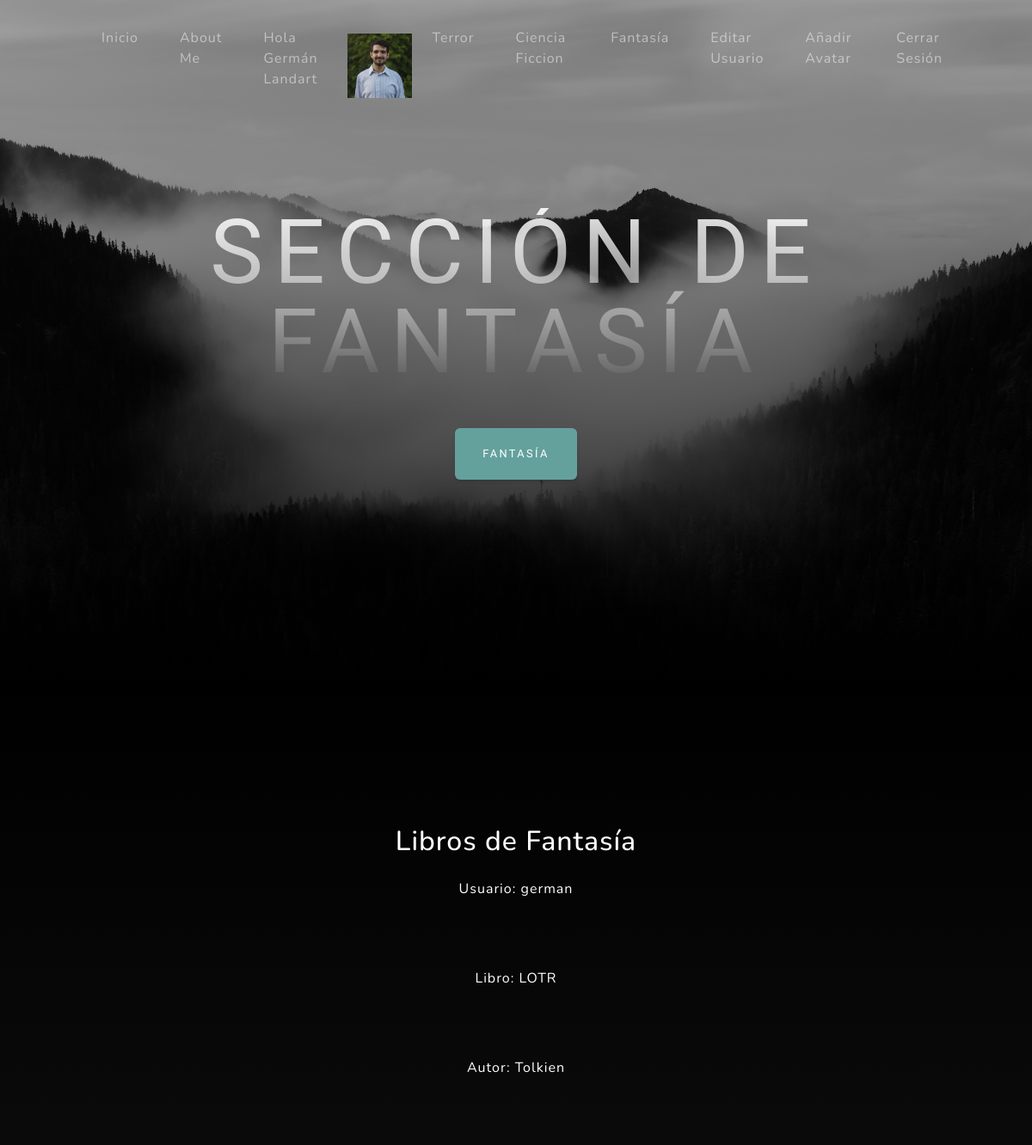
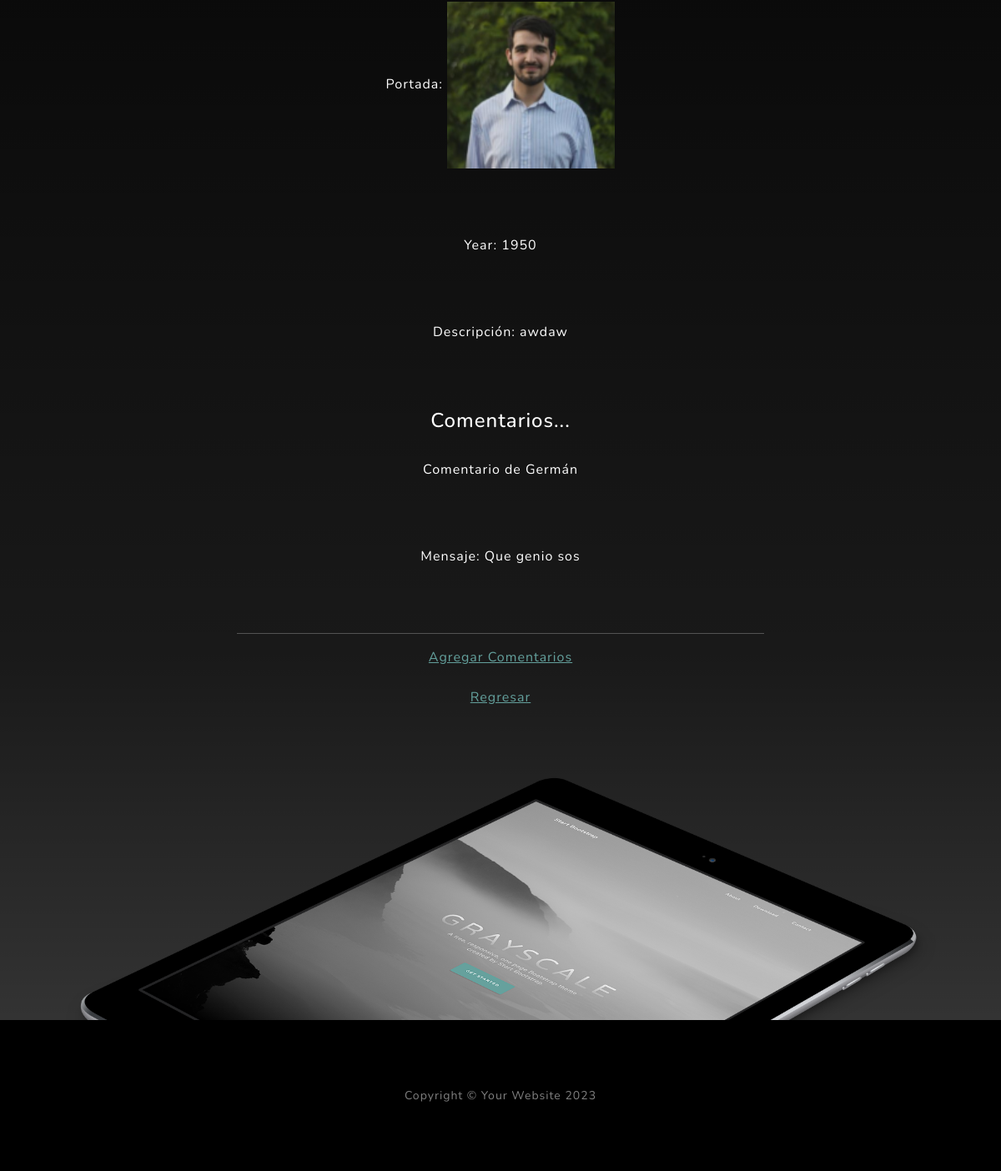
Page /AppCoder/fantasia/2 (signed in) on the committed database (2 pictures, top to bottom).
### AppCoder/models.py (models this page shows, shortened)
class Avatar(models.Model):
    usuario = models.ForeignKey(User, on_delete=models.CASCADE)
    imagen = models.ImageField(upload_to="avatares", null=True, blank=True)

class Fantasia(models.Model):
    libro = models.CharField(max_length=60)
    autor = models.CharField(max_length=60)
    year = models.IntegerField(null=True, blank=True)
    imagen = models.ImageField(null=True, blank=True, upload_to= "imagenes" )
    descripcion = models.TextField(null=True, blank=True)
    usuario = models.ForeignKey(User, on_delete=models.CASCADE, null=True, blank=True)

class ComentarioF(models.Model):
    comentario = models.ForeignKey(Fantasia, related_name='comentariof', on_delete=models.CASCADE, null=True)
    nombre = models.CharField(max_length=40)
    mensaje = models.TextField(null=True, blank=True)

### AppCoder/views.py (the view)
# urls.py: path("fantasia/<int:pk>", DetalleFantasia.as_view(), name="FantasiaDetalle"),
class DetalleFantasia(LoginRequiredMixin, DetailView):
    model = Fantasia

### AppCoder/templates/AppCoder/fantasia_detail.html
{% extends "AppCoder/padre.html" %}
{% load static %}
{% block titulo %}
SECCIÓN DE FANTASÍA
{% endblock %}
{% block titulo2 %}
FANTASÍA
{% endblock %}
{% block descripcion %}
Libros de Fantasía
{% endblock %}
{% block form %}
<p>Usuario: {{fantasia.usuario}}</p>
<p>Libro: {{fantasia.libro}}</p>
<p>Autor: {{fantasia.autor}}</p>
<p>Portada: <img src="{{ fantasia.imagen.url }}"  height="200 px" alt="Descripción de la imagen"> </p>
<p>Year: {{fantasia.year}}</p>
<p>Descripción: {{fantasia.descripcion}}</p>
<div class="container">
    <h4>Comentarios...</h4>
    <br>
    <div class="container">
    {% if not fantasia.comentariof.all %}
        No han comentado este libro
    {% else %}
        {% for comentario in fantasia.comentariof.all %}
        <p>Comentario de {{comentario.nombre}}</p>
        <p>Mensaje: {{comentario.mensaje}}</p>
        <hr>
        {% endfor %}
    {% endif %}
    <a href="{% url 'ComentarioFantasia' fantasia.pk %}"> Agregar Comentarios  </a>
    </div>
</div>
<br>
<a href="{% url 'FantasiaLeer' %}"> Regresar </a>
{% endblock  %}

### AppCoder/templates/AppCoder/padre.html (shortened to what this page needs)
<!DOCTYPE html>
<html lang="en">
    <head>
        {% load static %}
        <link href="{% static 'AppCoder/css/styles.css' %}" rel="stylesheet" />
    </head>
    <body id="page-top">
        <nav class="navbar navbar-expand-lg navbar-light fixed-top" id="mainNav">
            <div class="container px-4 px-lg-5">
                <div class="collapse navbar-collapse" id="navbarResponsive">
                    <ul class="navbar-nav ms-auto">
                        <li class="nav-item"><a class="nav-link" href="{% url 'Inicio' %}">Inicio</a></li>
                        <li class="nav-item"><a class="nav-link" href="{% url 'About' %}">About Me</a></li>
                        {% if request.user.is_authenticated %}
                        <li class="nav-item" style="display: flex; align-items: center;">
                        <p class="nav-link" style="color: rgba(255, 255, 255, 0.5);">Hola {{user.first_name}} {{user.last_name}}</p>
                        {% with user.avatar_set.first as miAvatar %}
                        {% if miAvatar  %}
                        <img src="{{miAvatar.imagen.url}}" alt="No encontró la imagen" width="75" height="75">
                        {% endif %}
                        {% endwith %}
                        <li class="nav-item"><a class="nav-link" href="{% url 'TerrorLeer' %}">Terror</a></li>
                        <li class="nav-item"><a class="nav-link" href="{% url 'CienciaFiccionLeer' %}">Ciencia Ficcion</a></li>
                        <li class="nav-item"><a class="nav-link" href="{% url 'FantasiaLeer' %}">Fantasía</a></li>
                        <li class="nav-item"><a class="nav-link" href="{% url 'EditarUsuario' %}">Editar Usuario</a></li>
                        <li class="nav-item"><a class="nav-link" href="{% url 'Avatar' %}">Añadir Avatar</a></li>
                        <li class="nav-item"><a class="nav-link" href="{% url 'Logout' %}">Cerrar Sesión</a></li>
                        {% else %}
                        <li class="nav-item"><a class="nav-link" href="{% url 'SignUp' %}">Registrarse</a></li>
                        <li class="nav-item"><a class="nav-link" href="{% url 'Login' %}">Iniciar Sesión</a></li>
                        {% endif %}
                    </ul>
                </div>
            </div>
        </nav>
        <header class="masthead">
            <div class="container px-4 px-lg-5 d-flex h-100 align-items-center justify-content-center">
                <div class="d-flex justify-content-center">
                    <div class="text-center">
                        <h1 class="mx-auto my-0 text-uppercase">
                        {% block titulo %}
                        {% endblock %}
                        </h1>
                        <a class="btn btn-primary" href="#bajar">
                            {% block titulo2 %}
                            {% endblock %}
                        </a>
                    </div>
                </div>
            </div>
        </header>
        <section class="about-section text-center" id="bajar">
            <div class="container px-4 px-lg-5">
                <div class="row gx-4 gx-lg-5 justify-content-center">
                    <div class="col-lg-8">
                        <h2 class="text-white mb-4">
                            {% block descripcion %}
                            {% endblock %}
                        </h2>
                        <font color="white"font>
                        {% block form %}
                        {% endblock %}
                    </div>
                </div>
                <img class="img-fluid" src="{% static 'AppCoder/assets/img/ipad.png' %}" alt="..." />
            </div>
        </section>
        <footer class="footer bg-black small text-center text-white-50"><div class="container px-4 px-lg-5">Copyright &copy; Your Website 2023</div></footer>
    </body>
</html>

### rows in the picture
Avatar: imagen (picture)
Fantasia: usuario "german", libro "LOTR", autor "Tolkien", imagen (picture), year "1950", descripcion "awdaw"
ComentarioF: nombre "Germán", mensaje "Que genio sos"

### other values in the picture
{{ user.first_name }} "Germán"
{{ user.last_name }} "Landart"
